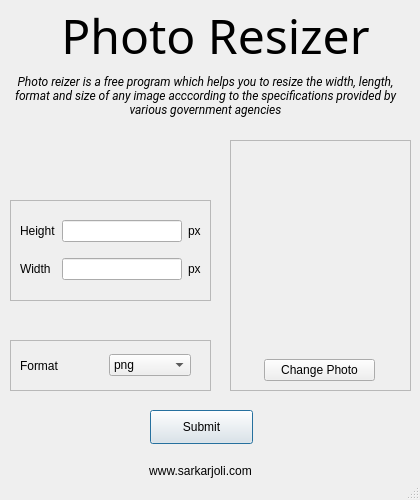
<?xml version="1.0" encoding="UTF-8"?>
<ui version="4.0">
 <class>MainWindow</class>
 <widget class="QMainWindow" name="MainWindow">
  <property name="geometry">
   <rect>
    <x>0</x>
    <y>0</y>
    <width>420</width>
    <height>500</height>
   </rect>
  </property>
  <property name="minimumSize">
   <size>
    <width>420</width>
    <height>500</height>
   </size>
  </property>
  <property name="maximumSize">
   <size>
    <width>420</width>
    <height>500</height>
   </size>
  </property>
  <property name="font">
   <font>
    <italic>false</italic>
   </font>
  </property>
  <property name="windowTitle">
   <string>MainWindow</string>
  </property>
  <widget class="QWidget" name="centralwidget">
   <widget class="QLabel" name="label_Main">
    <property name="geometry">
     <rect>
      <x>-20</x>
      <y>0</y>
      <width>471</width>
      <height>71</height>
     </rect>
    </property>
    <property name="palette">
     <palette>
      <active>
       <colorrole role="Text">
        <brush brushstyle="SolidPattern">
         <color alpha="255">
          <red>51</red>
          <green>106</green>
          <blue>188</blue>
         </color>
        </brush>
       </colorrole>
       <colorrole role="PlaceholderText">
        <brush brushstyle="SolidPattern">
         <color alpha="128">
          <red>51</red>
          <green>106</green>
          <blue>188</blue>
         </color>
        </brush>
       </colorrole>
      </active>
      <inactive>
       <colorrole role="Text">
        <brush brushstyle="SolidPattern">
         <color alpha="255">
          <red>51</red>
          <green>106</green>
          <blue>188</blue>
         </color>
        </brush>
       </colorrole>
       <colorrole role="PlaceholderText">
        <brush brushstyle="SolidPattern">
         <color alpha="128">
          <red>51</red>
          <green>106</green>
          <blue>188</blue>
         </color>
        </brush>
       </colorrole>
      </inactive>
      <disabled>
       <colorrole role="Text">
        <brush brushstyle="SolidPattern">
         <color alpha="255">
          <red>172</red>
          <green>174</green>
          <blue>176</blue>
         </color>
        </brush>
       </colorrole>
       <colorrole role="PlaceholderText">
        <brush brushstyle="SolidPattern">
         <color alpha="128">
          <red>41</red>
          <green>47</green>
          <blue>52</blue>
         </color>
        </brush>
       </colorrole>
      </disabled>
     </palette>
    </property>
    <property name="font">
     <font>
      <family>Bebas Neue</family>
      <pointsize>36</pointsize>
      <italic>false</italic>
     </font>
    </property>
    <property name="text">
     <string>Photo Resizer</string>
    </property>
    <property name="alignment">
     <set>Qt::AlignCenter</set>
    </property>
   </widget>
   <widget class="QLabel" name="label_link">
    <property name="geometry">
     <rect>
      <x>110</x>
      <y>450</y>
      <width>181</width>
      <height>41</height>
     </rect>
    </property>
    <property name="text">
     <string>www.sarkarjoli.com</string>
    </property>
    <property name="textFormat">
     <enum>Qt::MarkdownText</enum>
    </property>
    <property name="alignment">
     <set>Qt::AlignCenter</set>
    </property>
    <property name="openExternalLinks">
     <bool>true</bool>
    </property>
   </widget>
   <widget class="QFrame" name="frame_3">
    <property name="geometry">
     <rect>
      <x>230</x>
      <y>140</y>
      <width>181</width>
      <height>251</height>
     </rect>
    </property>
    <property name="frameShape">
     <enum>QFrame::StyledPanel</enum>
    </property>
    <property name="frameShadow">
     <enum>QFrame::Raised</enum>
    </property>
    <widget class="QLabel" name="label_Image">
     <property name="geometry">
      <rect>
       <x>20</x>
       <y>10</y>
       <width>151</width>
       <height>191</height>
      </rect>
     </property>
     <property name="text">
      <string/>
     </property>
     <property name="pixmap">
      <pixmap resource="resource.qrc">:/Photo/avatar.jpg</pixmap>
     </property>
     <property name="scaledContents">
      <bool>true</bool>
     </property>
    </widget>
    <widget class="QWidget" name="layoutWidget">
     <property name="geometry">
      <rect>
       <x>34</x>
       <y>210</y>
       <width>111</width>
       <height>41</height>
      </rect>
     </property>
     <layout class="QGridLayout" name="gridLayout_3">
      <item row="0" column="0">
       <widget class="QPushButton" name="button_ChangePhoto">
        <property name="focusPolicy">
         <enum>Qt::ClickFocus</enum>
        </property>
        <property name="text">
         <string>Change Photo</string>
        </property>
       </widget>
      </item>
     </layout>
    </widget>
   </widget>
   <widget class="QPushButton" name="pushButton">
    <property name="geometry">
     <rect>
      <x>150</x>
      <y>410</y>
      <width>103</width>
      <height>34</height>
     </rect>
    </property>
    <property name="focusPolicy">
     <enum>Qt::StrongFocus</enum>
    </property>
    <property name="text">
     <string>Submit</string>
    </property>
    <property name="autoDefault">
     <bool>true</bool>
    </property>
    <property name="default">
     <bool>true</bool>
    </property>
    <property name="flat">
     <bool>false</bool>
    </property>
   </widget>
   <widget class="QFrame" name="frame_4">
    <property name="geometry">
     <rect>
      <x>10</x>
      <y>340</y>
      <width>201</width>
      <height>51</height>
     </rect>
    </property>
    <property name="frameShape">
     <enum>QFrame::StyledPanel</enum>
    </property>
    <property name="frameShadow">
     <enum>QFrame::Raised</enum>
    </property>
    <widget class="QWidget" name="layoutWidget">
     <property name="geometry">
      <rect>
       <x>10</x>
       <y>10</y>
       <width>171</width>
       <height>31</height>
      </rect>
     </property>
     <layout class="QHBoxLayout" name="horizontalLayout">
      <item>
       <widget class="QLabel" name="label">
        <property name="text">
         <string>Format</string>
        </property>
       </widget>
      </item>
      <item>
       <widget class="QComboBox" name="comboBox">
        <item>
         <property name="text">
          <string>png</string>
         </property>
        </item>
        <item>
         <property name="text">
          <string>jpeg</string>
         </property>
        </item>
       </widget>
      </item>
     </layout>
    </widget>
   </widget>
   <widget class="QLabel" name="label_2">
    <property name="geometry">
     <rect>
      <x>0</x>
      <y>70</y>
      <width>411</width>
      <height>51</height>
     </rect>
    </property>
    <property name="font">
     <font>
      <family>Roboto</family>
      <italic>true</italic>
     </font>
    </property>
    <property name="text">
     <string>Photo reizer is a free program which helps you to resize the width, length, format and size of any image acccording to the specifications provided by various government agencies</string>
    </property>
    <property name="alignment">
     <set>Qt::AlignCenter</set>
    </property>
    <property name="wordWrap">
     <bool>true</bool>
    </property>
   </widget>
   <widget class="QFrame" name="frame">
    <property name="geometry">
     <rect>
      <x>10</x>
      <y>200</y>
      <width>201</width>
      <height>101</height>
     </rect>
    </property>
    <property name="frameShape">
     <enum>QFrame::StyledPanel</enum>
    </property>
    <property name="frameShadow">
     <enum>QFrame::Raised</enum>
    </property>
    <widget class="QWidget" name="layoutWidget">
     <property name="geometry">
      <rect>
       <x>10</x>
       <y>10</y>
       <width>181</width>
       <height>81</height>
      </rect>
     </property>
     <layout class="QGridLayout" name="gridLayout">
      <item row="1" column="1">
       <widget class="QLineEdit" name="input_Width">
        <property name="maxLength">
         <number>4</number>
        </property>
        <property name="alignment">
         <set>Qt::AlignRight|Qt::AlignTrailing|Qt::AlignVCenter</set>
        </property>
       </widget>
      </item>
      <item row="0" column="2">
       <widget class="QLabel" name="label_px_Height">
        <property name="text">
         <string>px</string>
        </property>
       </widget>
      </item>
      <item row="0" column="1">
       <widget class="QLineEdit" name="input_Height">
        <property name="inputMask">
         <string/>
        </property>
        <property name="text">
         <string/>
        </property>
        <property name="maxLength">
         <number>4</number>
        </property>
        <property name="alignment">
         <set>Qt::AlignRight|Qt::AlignTrailing|Qt::AlignVCenter</set>
        </property>
       </widget>
      </item>
      <item row="0" column="0">
       <widget class="QLabel" name="label_Height">
        <property name="text">
         <string>Height</string>
        </property>
       </widget>
      </item>
      <item row="1" column="0">
       <widget class="QLabel" name="label_Width">
        <property name="text">
         <string>Width</string>
        </property>
       </widget>
      </item>
      <item row="1" column="2">
       <widget class="QLabel" name="label_Width_px">
        <property name="text">
         <string>px</string>
        </property>
       </widget>
      </item>
     </layout>
    </widget>
   </widget>
  </widget>
  <widget class="QMenuBar" name="menubar">
   <property name="geometry">
    <rect>
     <x>0</x>
     <y>0</y>
     <width>420</width>
     <height>18</height>
    </rect>
   </property>
  </widget>
  <widget class="QStatusBar" name="statusbar"/>
 </widget>
 <tabstops>
  <tabstop>input_Height</tabstop>
  <tabstop>input_Width</tabstop>
  <tabstop>comboBox</tabstop>
  <tabstop>pushButton</tabstop>
 </tabstops>
 <resources>
  <include location="resource.qrc"/>
 </resources>
 <connections/>
</ui>
